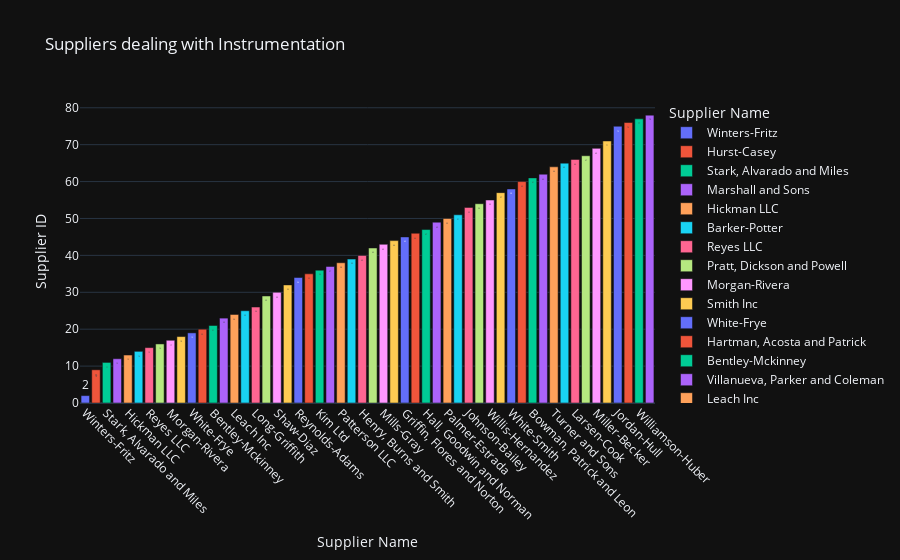

The notebook cell saved with this chart:
### Markdown cell above
### 2) (EXISTS) Write a SQL query using ‘EXISTS’ that returns the supplierName, supplierID who delivered  the producttype ‘Instrumentation’ [7]

### Code cell
cursor = connection.cursor()
cursor.execute("""
    SELECT s.supplierName, s.supplierID
    FROM supplier s
    WHERE EXISTS (
        SELECT 1
        FROM delivery d
        JOIN product p ON d.d_productID = p.productID
        WHERE d.d_supplierID = s.supplierID
        AND p.producttype = 'Instrumentation'
    );
""")
data = cursor.fetchall()
df = pd.DataFrame(data, columns=['SupplierName', 'SupplierID'])

colors = px.colors.qualitative.Plotly[:len(df)]

fig = px.bar(df, x='SupplierName', y='SupplierID', text='SupplierID',
             labels={'SupplierName': 'Supplier Name', 'SupplierID': 'Supplier ID'},
             title='Suppliers dealing with Instrumentation',
             color='SupplierName', color_discrete_sequence=colors)

fig.update_layout(template='plotly_dark')
fig.update_xaxes(tickangle=45)
fig.show()

### Figure 1 — Plotly figure (JSON) as saved in the notebook; plotly's stock layout.template omitted (floating-point values rounded to 4 significant figures)
{"data": [{"alignmentgroup": "True", "hovertemplate": "Supplier Name=%{x}<br>Supplier ID=%{text}<extra></extra>", "legendgroup": "Winters-Fritz", "marker": {"color": "#636EFA", "pattern": {"shape": ""}}, "name": "Winters-Fritz", "offsetgroup": "Winters-Fritz", "orientation": "v", "showlegend": true, "text": [2], "textposition": "auto", "type": "bar", "x": ["Winters-Fritz"], "xaxis": "x", "y": [2], "yaxis": "y"}, {"alignmentgroup": "True", "hovertemplate": "Supplier Name=%{x}<br>Supplier ID=%{text}<extra></extra>", "legendgroup": "Hurst-Casey", "marker": {"color": "#EF553B", "pattern": {"shape": ""}}, "name": "Hurst-Casey", "offsetgroup": "Hurst-Casey", "orientation": "v", "showlegend": true, "text": [9], "textposition": "auto", "type": "bar", "x": ["Hurst-Casey"], "xaxis": "x", "y": [9], "yaxis": "y"}, {"alignmentgroup": "True", "hovertemplate": "Supplier Name=%{x}<br>Supplier ID=%{text}<extra></extra>", "legendgroup": "Stark, Alvarado and Miles", "marker": {"color": "#00CC96", "pattern": {"shape": ""}}, "name": "Stark, Alvarado and Miles", "offsetgroup": "Stark, Alvarado and Miles", "orientation": "v", "showlegend": true, "text": [11], "textposition": "auto", "type": "bar", "x": ["Stark, Alvarado and Miles"], "xaxis": "x", "y": [11], "yaxis": "y"}, {"alignmentgroup": "True", "hovertemplate": "Supplier Name=%{x}<br>Supplier ID=%{text}<extra></extra>", "legendgroup": "Marshall and Sons", "marker": {"color": "#AB63FA", "pattern": {"shape": ""}}, "name": "Marshall and Sons", "offsetgroup": "Marshall and Sons", "orientation": "v", "showlegend": true, "text": [12], "textposition": "auto", "type": "bar", "x": ["Marshall and Sons"], "xaxis": "x", "y": [12], "yaxis": "y"}, {"alignmentgroup": "True", "hovertemplate": "Supplier Name=%{x}<br>Supplier ID=%{text}<extra></extra>", "legendgroup": "Hickman LLC", "marker": {"color": "#FFA15A", "pattern": {"shape": ""}}, "name": "Hickman LLC", "offsetgroup": "Hickman LLC", "orientation": "v", "showlegend": true, "text": [13], "textposition": "auto", "type": "bar", "x": ["Hickman LLC"], "xaxis": "x", "y": [13], "yaxis": "y"}, {"alignmentgroup": "True", "hovertemplate": "Supplier Name=%{x}<br>Supplier ID=%{text}<extra></extra>", "legendgroup": "Barker-Potter", "marker": {"color": "#19D3F3", "pattern": {"shape": ""}}, "name": "Barker-Potter", "offsetgroup": "Barker-Potter", "orientation": "v", "showlegend": true, "text": [14], "textposition": "auto", "type": "bar", "x": ["Barker-Potter"], "xaxis": "x", "y": [14], "yaxis": "y"}, {"alignmentgroup": "True", "hovertemplate": "Supplier Name=%{x}<br>Supplier ID=%{text}<extra></extra>", "legendgroup": "Reyes LLC", "marker": {"color": "#FF6692", "pattern": {"shape": ""}}, "name": "Reyes LLC", "offsetgroup": "Reyes LLC", "orientation": "v", "showlegend": true, "text": [15], "textposition": "auto", "type": "bar", "x": ["Reyes LLC"], "xaxis": "x", "y": [15], "yaxis": "y"}, {"alignmentgroup": "True", "hovertemplate": "Supplier Name=%{x}<br>Supplier ID=%{text}<extra></extra>", "legendgroup": "Pratt, Dickson and Powell", "marker": {"color": "#B6E880", "pattern": {"shape": ""}}, "name": "Pratt, Dickson and Powell", "offsetgroup": "Pratt, Dickson and Powell", "orientation": "v", "showlegend": true, "text": [16], "textposition": "auto", "type": "bar", "x": ["Pratt, Dickson and Powell"], "xaxis": "x", "y": [16], "yaxis": "y"}, {"alignmentgroup": "True", "hovertemplate": "Supplier Name=%{x}<br>Supplier ID=%{text}<extra></extra>", "legendgroup": "Morgan-Rivera", "marker": {"color": "#FF97FF", "pattern": {"shape": ""}}, "name": "Morgan-Rivera", "offsetgroup": "Morgan-Rivera", "orientation": "v", "showlegend": true, "text": [17], "textposition": "auto", "type": "bar", "x": ["Morgan-Rivera"], "xaxis": "x", "y": [17], "yaxis": "y"}, {"alignmentgroup": "True", "hovertemplate": "Supplier Name=%{x}<br>Supplier ID=%{text}<extra></extra>", "legendgroup": "Smith Inc", "marker": {"color": "#FECB52", "pattern": {"shape": ""}}, "name": "Smith Inc", "offsetgroup": "Smith Inc", "orientation": "v", "showlegend": true, "text": [18], "textposition": "auto", "type": "bar", "x": ["Smith Inc"], "xaxis": "x", "y": [18], "yaxis": "y"}, {"alignmentgroup": "True", "hovertemplate": "Supplier Name=%{x}<br>Supplier ID=%{text}<extra></extra>", "legendgroup": "White-Frye", "marker": {"color": "#636EFA", "pattern": {"shape": ""}}, "name": "White-Frye", "offsetgroup": "White-Frye", "orientation": "v", "showlegend": true, "text": [19], "textposition": "auto", "type": "bar", "x": ["White-Frye"], "xaxis": "x", "y": [19], "yaxis": "y"}, {"alignmentgroup": "True", "hovertemplate": "Supplier Name=%{x}<br>Supplier ID=%{text}<extra></extra>", "legendgroup": "Hartman, Acosta and Patrick", "marker": {"color": "#EF553B", "pattern": {"shape": ""}}, "name": "Hartman, Acosta and Patrick", "offsetgroup": "Hartman, Acosta and Patrick", "orientation": "v", "showlegend": true, "text": [20], "textposition": "auto", "type": "bar", "x": ["Hartman, Acosta and Patrick"], "xaxis": "x", "y": [20], "yaxis": "y"}, {"alignmentgroup": "True", "hovertemplate": "Supplier Name=%{x}<br>Supplier ID=%{text}<extra></extra>", "legendgroup": "Bentley-Mckinney", "marker": {"color": "#00CC96", "pattern": {"shape": ""}}, "name": "Bentley-Mckinney", "offsetgroup": "Bentley-Mckinney", "orientation": "v", "showlegend": true, "text": [21], "textposition": "auto", "type": "bar", "x": ["Bentley-Mckinney"], "xaxis": "x", "y": [21], "yaxis": "y"}, {"alignmentgroup": "True", "hovertemplate": "Supplier Name=%{x}<br>Supplier ID=%{text}<extra></extra>", "legendgroup": "Villanueva, Parker and Coleman", "marker": {"color": "#AB63FA", "pattern": {"shape": ""}}, "name": "Villanueva, Parker and Coleman", "offsetgroup": "Villanueva, Parker and Coleman", "orientation": "v", "showlegend": true, "text": [23], "textposition": "auto", "type": "bar", "x": ["Villanueva, Parker and Coleman"], "xaxis": "x", "y": [23], "yaxis": "y"}, {"alignmentgroup": "True", "hovertemplate": "Supplier Name=%{x}<br>Supplier ID=%{text}<extra></extra>", "legendgroup": "Leach Inc", "marker": {"color": "#FFA15A", "pattern": {"shape": ""}}, "name": "Leach Inc", "offsetgroup": "Leach Inc", "orientation": "v", "showlegend": true, "text": [24], "textposition": "auto", "type": "bar", "x": ["Leach Inc"], "xaxis": "x", "y": [24], "yaxis": "y"}, {"alignmentgroup": "True", "hovertemplate": "Supplier Name=%{x}<br>Supplier ID=%{text}<extra></extra>", "legendgroup": "Hansen-Perez", "marker": {"color": "#19D3F3", "pattern": {"shape": ""}}, "name": "Hansen-Perez", "offsetgroup": "Hansen-Perez", "orientation": "v", "showlegend": true, "text": [25], "textposition": "auto", "type": "bar", "x": ["Hansen-Perez"], "xaxis": "x", "y": [25], "yaxis": "y"}, {"alignmentgroup": "True", "hovertemplate": "Supplier Name=%{x}<br>Supplier ID=%{text}<extra></extra>", "legendgroup": "Long-Griffith", "marker": {"color": "#FF6692", "pattern": {"shape": ""}}, "name": "Long-Griffith", "offsetgroup": "Long-Griffith", "orientation": "v", "showlegend": true, "text": [26], "textposition": "auto", "type": "bar", "x": ["Long-Griffith"], "xaxis": "x", "y": [26], "yaxis": "y"}, {"alignmentgroup": "True", "hovertemplate": "Supplier Name=%{x}<br>Supplier ID=%{text}<extra></extra>", "legendgroup": "Lawrence PLC", "marker": {"color": "#B6E880", "pattern": {"shape": ""}}, "name": "Lawrence PLC", "offsetgroup": "Lawrence PLC", "orientation": "v", "showlegend": true, "text": [29], "textposition": "auto", "type": "bar", "x": ["Lawrence PLC"], "xaxis": "x", "y": [29], "yaxis": "y"}, {"alignmentgroup": "True", "hovertemplate": "Supplier Name=%{x}<br>Supplier ID=%{text}<extra></extra>", "legendgroup": "Shaw-Diaz", "marker": {"color": "#FF97FF", "pattern": {"shape": ""}}, "name": "Shaw-Diaz", "offsetgroup": "Shaw-Diaz", "orientation": "v", "showlegend": true, "text": [30], "textposition": "auto", "type": "bar", "x": ["Shaw-Diaz"], "xaxis": "x", "y": [30], "yaxis": "y"}, {"alignmentgroup": "True", "hovertemplate": "Supplier Name=%{x}<br>Supplier ID=%{text}<extra></extra>", "legendgroup": "Nunez, Jordan and Hurst", "marker": {"color": "#FECB52", "pattern": {"shape": ""}}, "name": "Nunez, Jordan and Hurst", "offsetgroup": "Nunez, Jordan and Hurst", "orientation": "v", "showlegend": true, "text": [32], "textposition": "auto", "type": "bar", "x": ["Nunez, Jordan and Hurst"], "xaxis": "x", "y": [32], "yaxis": "y"}, {"alignmentgroup": "True", "hovertemplate": "Supplier Name=%{x}<br>Supplier ID=%{text}<extra></extra>", "legendgroup": "Reynolds-Adams", "marker": {"color": "#636EFA", "pattern": {"shape": ""}}, "name": "Reynolds-Adams", "offsetgroup": "Reynolds-Adams", "orientation": "v", "showlegend": true, "text": [34], "textposition": "auto", "type": "bar", "x": ["Reynolds-Adams"], "xaxis": "x", "y": [34], "yaxis": "y"}, {"alignmentgroup": "True", "hovertemplate": "Supplier Name=%{x}<br>Supplier ID=%{text}<extra></extra>", "legendgroup": "Gallegos-Burke", "marker": {"color": "#EF553B", "pattern": {"shape": ""}}, "name": "Gallegos-Burke", "offsetgroup": "Gallegos-Burke", "orientation": "v", "showlegend": true, "text": [35], "textposition": "auto", "type": "bar", "x": ["Gallegos-Burke"], "xaxis": "x", "y": [35], "yaxis": "y"}, {"alignmentgroup": "True", "hovertemplate": "Supplier Name=%{x}<br>Supplier ID=%{text}<extra></extra>", "legendgroup": "Kim Ltd", "marker": {"color": "#00CC96", "pattern": {"shape": ""}}, "name": "Kim Ltd", "offsetgroup": "Kim Ltd", "orientation": "v", "showlegend": true, "text": [36], "textposition": "auto", "type": "bar", "x": ["Kim Ltd"], "xaxis": "x", "y": [36], "yaxis": "y"}, {"alignmentgroup": "True", "hovertemplate": "Supplier Name=%{x}<br>Supplier ID=%{text}<extra></extra>", "legendgroup": "Roberts Inc", "marker": {"color": "#AB63FA", "pattern": {"shape": ""}}, "name": "Roberts Inc", "offsetgroup": "Roberts Inc", "orientation": "v", "showlegend": true, "text": [37], "textposition": "auto", "type": "bar", "x": ["Roberts Inc"], "xaxis": "x", "y": [37], "yaxis": "y"}, {"alignmentgroup": "True", "hovertemplate": "Supplier Name=%{x}<br>Supplier ID=%{text}<extra></extra>", "legendgroup": "Patterson LLC", "marker": {"color": "#FFA15A", "pattern": {"shape": ""}}, "name": "Patterson LLC", "offsetgroup": "Patterson LLC", "orientation": "v", "showlegend": true, "text": [38], "textposition": "auto", "type": "bar", "x": ["Patterson LLC"], "xaxis": "x", "y": [38], "yaxis": "y"}, {"alignmentgroup": "True", "hovertemplate": "Supplier Name=%{x}<br>Supplier ID=%{text}<extra></extra>", "legendgroup": "Williams-Jacobson", "marker": {"color": "#19D3F3", "pattern": {"shape": ""}}, "name": "Williams-Jacobson", "offsetgroup": "Williams-Jacobson", "orientation": "v", "showlegend": true, "text": [39], "textposition": "auto", "type": "bar", "x": ["Williams-Jacobson"], "xaxis": "x", "y": [39], "yaxis": "y"}, {"alignmentgroup": "True", "hovertemplate": "Supplier Name=%{x}<br>Supplier ID=%{text}<extra></extra>", "legendgroup": "Henry, Burns and Smith", "marker": {"color": "#FF6692", "pattern": {"shape": ""}}, "name": "Henry, Burns and Smith", "offsetgroup": "Henry, Burns and Smith", "orientation": "v", "showlegend": true, "text": [40], "textposition": "auto", "type": "bar", "x": ["Henry, Burns and Smith"], "xaxis": "x", "y": [40], "yaxis": "y"}, {"alignmentgroup": "True", "hovertemplate": "Supplier Name=%{x}<br>Supplier ID=%{text}<extra></extra>", "legendgroup": "Dickerson Group", "marker": {"color": "#B6E880", "pattern": {"shape": ""}}, "name": "Dickerson Group", "offsetgroup": "Dickerson Group", "orientation": "v", "showlegend": true, "text": [42], "textposition": "auto", "type": "bar", "x": ["Dickerson Group"], "xaxis": "x", "y": [42], "yaxis": "y"}, {"alignmentgroup": "True", "hovertemplate": "Supplier Name=%{x}<br>Supplier ID=%{text}<extra></extra>", "legendgroup": "Mills-Gray", "marker": {"color": "#FF97FF", "pattern": {"shape": ""}}, "name": "Mills-Gray", "offsetgroup": "Mills-Gray", "orientation": "v", "showlegend": true, "text": [43], "textposition": "auto", "type": "bar", "x": ["Mills-Gray"], "xaxis": "x", "y": [43], "yaxis": "y"}, {"alignmentgroup": "True", "hovertemplate": "Supplier Name=%{x}<br>Supplier ID=%{text}<extra></extra>", "legendgroup": "Jones, Hamilton and Thomas", "marker": {"color": "#FECB52", "pattern": {"shape": ""}}, "name": "Jones, Hamilton and Thomas", "offsetgroup": "Jones, Hamilton and Thomas", "orientation": "v", "showlegend": true, "text": [44], "textposition": "auto", "type": "bar", "x": ["Jones, Hamilton and Thomas"], "xaxis": "x", "y": [44], "yaxis": "y"}, {"alignmentgroup": "True", "hovertemplate": "Supplier Name=%{x}<br>Supplier ID=%{text}<extra></extra>", "legendgroup": "Griffin, Flores and Norton", "marker": {"color": "#636EFA", "pattern": {"shape": ""}}, "name": "Griffin, Flores and Norton", "offsetgroup": "Griffin, Flores and Norton", "orientation": "v", "showlegend": true, "text": [45], "textposition": "auto", "type": "bar", "x": ["Griffin, Flores and Norton"], "xaxis": "x", "y": [45], "yaxis": "y"}, {"alignmentgroup": "True", "hovertemplate": "Supplier Name=%{x}<br>Supplier ID=%{text}<extra></extra>", "legendgroup": "Vaughn-Eaton", "marker": {"color": "#EF553B", "pattern": {"shape": ""}}, "name": "Vaughn-Eaton", "offsetgroup": "Vaughn-Eaton", "orientation": "v", "showlegend": true, "text": [46], "textposition": "auto", "type": "bar", "x": ["Vaughn-Eaton"], "xaxis": "x", "y": [46], "yaxis": "y"}, {"alignmentgroup": "True", "hovertemplate": "Supplier Name=%{x}<br>Supplier ID=%{text}<extra></extra>", "legendgroup": "Hall, Goodwin and Norman", "marker": {"color": "#00CC96", "pattern": {"shape": ""}}, "name": "Hall, Goodwin and Norman", "offsetgroup": "Hall, Goodwin and Norman", "orientation": "v", "showlegend": true, "text": [47], "textposition": "auto", "type": "bar", "x": ["Hall, Goodwin and Norman"], "xaxis": "x", "y": [47], "yaxis": "y"}, {"alignmentgroup": "True", "hovertemplate": "Supplier Name=%{x}<br>Supplier ID=%{text}<extra></extra>", "legendgroup": "Ryan-Tucker", "marker": {"color": "#AB63FA", "pattern": {"shape": ""}}, "name": "Ryan-Tucker", "offsetgroup": "Ryan-Tucker", "orientation": "v", "showlegend": true, "text": [49], "textposition": "auto", "type": "bar", "x": ["Ryan-Tucker"], "xaxis": "x", "y": [49], "yaxis": "y"}, {"alignmentgroup": "True", "hovertemplate": "Supplier Name=%{x}<br>Supplier ID=%{text}<extra></extra>", "legendgroup": "Palmer-Estrada", "marker": {"color": "#FFA15A", "pattern": {"shape": ""}}, "name": "Palmer-Estrada", "offsetgroup": "Palmer-Estrada", "orientation": "v", "showlegend": true, "text": [50], "textposition": "auto", "type": "bar", "x": ["Palmer-Estrada"], "xaxis": "x", "y": [50], "yaxis": "y"}, {"alignmentgroup": "True", "hovertemplate": "Supplier Name=%{x}<br>Supplier ID=%{text}<extra></extra>", "legendgroup": "Miller, Hill and Wood", "marker": {"color": "#19D3F3", "pattern": {"shape": ""}}, "name": "Miller, Hill and Wood", "offsetgroup": "Miller, Hill and Wood", "orientation": "v", "showlegend": true, "text": [51], "textposition": "auto", "type": "bar", "x": ["Miller, Hill and Wood"], "xaxis": "x", "y": [51], "yaxis": "y"}, {"alignmentgroup": "True", "hovertemplate": "Supplier Name=%{x}<br>Supplier ID=%{text}<extra></extra>", "legendgroup": "Johnson-Bailey", "marker": {"color": "#FF6692", "pattern": {"shape": ""}}, "name": "Johnson-Bailey", "offsetgroup": "Johnson-Bailey", "orientation": "v", "showlegend": true, "text": [53], "textposition": "auto", "type": "bar", "x": ["Johnson-Bailey"], "xaxis": "x", "y": [53], "yaxis": "y"}, {"alignmentgroup": "True", "hovertemplate": "Supplier Name=%{x}<br>Supplier ID=%{text}<extra></extra>", "legendgroup": "Morris-Moreno", "marker": {"color": "#B6E880", "pattern": {"shape": ""}}, "name": "Morris-Moreno", "offsetgroup": "Morris-Moreno", "orientation": "v", "showlegend": true, "text": [54], "textposition": "auto", "type": "bar", "x": ["Morris-Moreno"], "xaxis": "x", "y": [54], "yaxis": "y"}, {"alignmentgroup": "True", "hovertemplate": "Supplier Name=%{x}<br>Supplier ID=%{text}<extra></extra>", "legendgroup": "Willis-Hernandez", "marker": {"color": "#FF97FF", "pattern": {"shape": ""}}, "name": "Willis-Hernandez", "offsetgroup": "Willis-Hernandez", "orientation": "v", "showlegend": true, "text": [55], "textposition": "auto", "type": "bar", "x": ["Willis-Hernandez"], "xaxis": "x", "y": [55], "yaxis": "y"}, {"alignmentgroup": "True", "hovertemplate": "Supplier Name=%{x}<br>Supplier ID=%{text}<extra></extra>", "legendgroup": "Jackson and Sons", "marker": {"color": "#FECB52", "pattern": {"shape": ""}}, "name": "Jackson and Sons", "offsetgroup": "Jackson and Sons", "orientation": "v", "showlegend": true, "text": [57], "textposition": "auto", "type": "bar", "x": ["Jackson and Sons"], "xaxis": "x", "y": [57], "yaxis": "y"}, {"alignmentgroup": "True", "hovertemplate": "Supplier Name=%{x}<br>Supplier ID=%{text}<extra></extra>", "legendgroup": "White-Smith", "marker": {"color": "#636EFA", "pattern": {"shape": ""}}, "name": "White-Smith", "offsetgroup": "White-Smith", "orientation": "v", "showlegend": true, "text": [58], "textposition": "auto", "type": "bar", "x": ["White-Smith"], "xaxis": "x", "y": [58], "yaxis": "y"}, {"alignmentgroup": "True", "hovertemplate": "Supplier Name=%{x}<br>Supplier ID=%{text}<extra></extra>", "legendgroup": "Gonzales Ltd", "marker": {"color": "#EF553B", "pattern": {"shape": ""}}, "name": "Gonzales Ltd", "offsetgroup": "Gonzales Ltd", "orientation": "v", "showlegend": true, "text": [60], "textposition": "auto", "type": "bar", "x": ["Gonzales Ltd"], "xaxis": "x", "y": [60], "yaxis": "y"}, {"alignmentgroup": "True", "hovertemplate": "Supplier Name=%{x}<br>Supplier ID=%{text}<extra></extra>", "legendgroup": "Bowman, Patrick and Leon", "marker": {"color": "#00CC96", "pattern": {"shape": ""}}, "name": "Bowman, Patrick and Leon", "offsetgroup": "Bowman, Patrick and Leon", "orientation": "v", "showlegend": true, "text": [61], "textposition": "auto", "type": "bar", "x": ["Bowman, Patrick and Leon"], "xaxis": "x", "y": [61], "yaxis": "y"}, {"alignmentgroup": "True", "hovertemplate": "Supplier Name=%{x}<br>Supplier ID=%{text}<extra></extra>", "legendgroup": "Mason-Cox", "marker": {"color": "#AB63FA", "pattern": {"shape": ""}}, "name": "Mason-Cox", "offsetgroup": "Mason-Cox", "orientation": "v", "showlegend": true, "text": [62], "textposition": "auto", "type": "bar", "x": ["Mason-Cox"], "xaxis": "x", "y": [62], "yaxis": "y"}, {"alignmentgroup": "True", "hovertemplate": "Supplier Name=%{x}<br>Supplier ID=%{text}<extra></extra>", "legendgroup": "Turner and Sons", "marker": {"color": "#FFA15A", "pattern": {"shape": ""}}, "name": "Turner and Sons", "offsetgroup": "Turner and Sons", "orientation": "v", "showlegend": true, "text": [64], "textposition": "auto", "type": "bar", "x": ["Turner and Sons"], "xaxis": "x", "y": [64], "yaxis": "y"}, {"alignmentgroup": "True", "hovertemplate": "Supplier Name=%{x}<br>Supplier ID=%{text}<extra></extra>", "legendgroup": "Smith, Anderson and Bryant", "marker": {"color": "#19D3F3", "pattern": {"shape": ""}}, "name": "Smith, Anderson and Bryant", "offsetgroup": "Smith, Anderson and Bryant", "orientation": "v", "showlegend": true, "text": [65], "textposition": "auto", "type": "bar", "x": ["Smith, Anderson and Bryant"], "xaxis": "x", "y": [65], "yaxis": "y"}, {"alignmentgroup": "True", "hovertemplate": "Supplier Name=%{x}<br>Supplier ID=%{text}<extra></extra>", "legendgroup": "Larsen-Cook", "marker": {"color": "#FF6692", "pattern": {"shape": ""}}, "name": "Larsen-Cook", "offsetgroup": "Larsen-Cook", "orientation": "v", "showlegend": true, "text": [66], "textposition": "auto", "type": "bar", "x": ["Larsen-Cook"], "xaxis": "x", "y": [66], "yaxis": "y"}, {"alignmentgroup": "True", "hovertemplate": "Supplier Name=%{x}<br>Supplier ID=%{text}<extra></extra>", "legendgroup": "Thomas Inc", "marker": {"color": "#B6E880", "pattern": {"shape": ""}}, "name": "Thomas Inc", "offsetgroup": "Thomas Inc", "orientation": "v", "showlegend": true, "text": [67], "textposition": "auto", "type": "bar", "x": ["Thomas Inc"], "xaxis": "x", "y": [67], "yaxis": "y"}, {"alignmentgroup": "True", "hovertemplate": "Supplier Name=%{x}<br>Supplier ID=%{text}<extra></extra>", "legendgroup": "Miller-Becker", "marker": {"color": "#FF97FF", "pattern": {"shape": ""}}, "name": "Miller-Becker", "offsetgroup": "Miller-Becker", "orientation": "v", "showlegend": true, "text": [69], "textposition": "auto", "type": "bar", "x": ["Miller-Becker"], "xaxis": "x", "y": [69], "yaxis": "y"}, {"alignmentgroup": "True", "hovertemplate": "Supplier Name=%{x}<br>Supplier ID=%{text}<extra></extra>", "legendgroup": "Adams Group", "marker": {"color": "#FECB52", "pattern": {"shape": ""}}, "name": "Adams Group", "offsetgroup": "Adams Group", "orientation": "v", "showlegend": true, "text": [71], "textposition": "auto", "type": "bar", "x": ["Adams Group"], "xaxis": "x", "y": [71], "yaxis": "y"}, {"alignmentgroup": "True", "hovertemplate": "Supplier Name=%{x}<br>Supplier ID=%{text}<extra></extra>", "legendgroup": "Jordan-Hull", "marker": {"color": "#636EFA", "pattern": {"shape": ""}}, "name": "Jordan-Hull", "offsetgroup": "Jordan-Hull", "orientation": "v", "showlegend": true, "text": [75], "textposition": "auto", "type": "bar", "x": ["Jordan-Hull"], "xaxis": "x", "y": [75], "yaxis": "y"}, {"alignmentgroup": "True", "hovertemplate": "Supplier Name=%{x}<br>Supplier ID=%{text}<extra></extra>", "legendgroup": "White PLC", "marker": {"color": "#EF553B", "pattern": {"shape": ""}}, "name": "White PLC", "offsetgroup": "White PLC", "orientation": "v", "showlegend": true, "text": [76], "textposition": "auto", "type": "bar", "x": ["White PLC"], "xaxis": "x", "y": [76], "yaxis": "y"}, {"alignmentgroup": "True", "hovertemplate": "Supplier Name=%{x}<br>Supplier ID=%{text}<extra></extra>", "legendgroup": "Williamson-Huber", "marker": {"color": "#00CC96", "pattern": {"shape": ""}}, "name": "Williamson-Huber", "offsetgroup": "Williamson-Huber", "orientation": "v", "showlegend": true, "text": [77], "textposition": "auto", "type": "bar", "x": ["Williamson-Huber"], "xaxis": "x", "y": [77], "yaxis": "y"}, {"alignmentgroup": "True", "hovertemplate": "Supplier Name=%{x}<br>Supplier ID=%{text}<extra></extra>", "legendgroup": "West and Sons", "marker": {"color": "#AB63FA", "pattern": {"shape": ""}}, "name": "West and Sons", "offsetgroup": "West and Sons", "orientation": "v", "showlegend": true, "text": [78], "textposition": "auto", "type": "bar", "x": ["West and Sons"], "xaxis": "x", "y": [78], "yaxis": "y"}], "layout": {"barmode": "relative", "legend": {"title": {"text": "Supplier Name"}, "tracegroupgap": 0}, "title": {"text": "Suppliers dealing with Instrumentation"}, "xaxis": {"anchor": "y", "categoryarray": ["Winters-Fritz", "Hurst-Casey", "Stark, Alvarado and Miles", "Marshall and Sons", "Hickman LLC", "Barker-Potter", "Reyes LLC", "Pratt, Dickson and Powell", "Morgan-Rivera", "Smith Inc", "White-Frye", "Hartman, Acosta and Patrick", "Bentley-Mckinney", "Villanueva, Parker and Coleman", "Leach Inc", "Hansen-Perez", "Long-Griffith", "Lawrence PLC", "Shaw-Diaz", "Nunez, Jordan and Hurst", "Reynolds-Adams", "Gallegos-Burke", "Kim Ltd", "Roberts Inc", "Patterson LLC", "Williams-Jacobson", "Henry, Burns and Smith", "Dickerson Group", "Mills-Gray", "Jones, Hamilton and Thomas", "Griffin, Flores and Norton", "Vaughn-Eaton", "Hall, Goodwin and Norman", "Ryan-Tucker", "Palmer-Estrada", "Miller, Hill and Wood", "Johnson-Bailey", "Morris-Moreno", "Willis-Hernandez", "Jackson and Sons", "White-Smith", "Gonzales Ltd", "Bowman, Patrick and Leon", "Mason-Cox", "Turner and Sons", "Smith, Anderson and Bryant", "Larsen-Cook", "Thomas Inc", "Miller-Becker", "Adams Group", "Jordan-Hull", "White PLC", "Williamson-Huber", "West and Sons"], "categoryorder": "array", "domain": [0, 1], "tickangle": 45, "title": {"text": "Supplier Name"}}, "yaxis": {"anchor": "x", "domain": [0, 1], "title": {"text": "Supplier ID"}}}}
